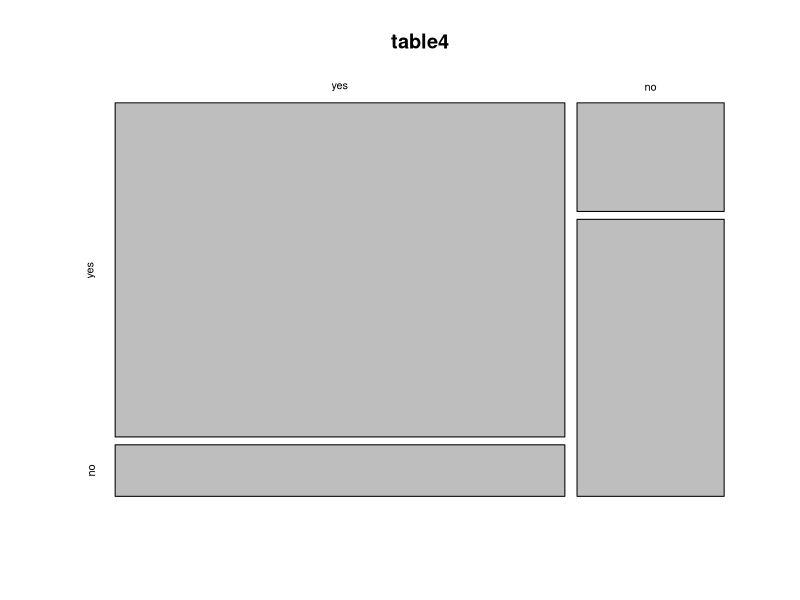
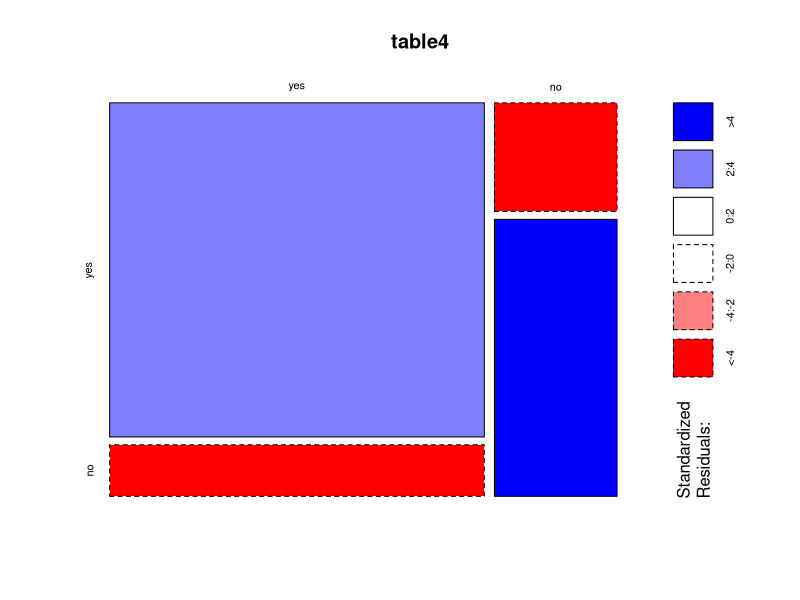
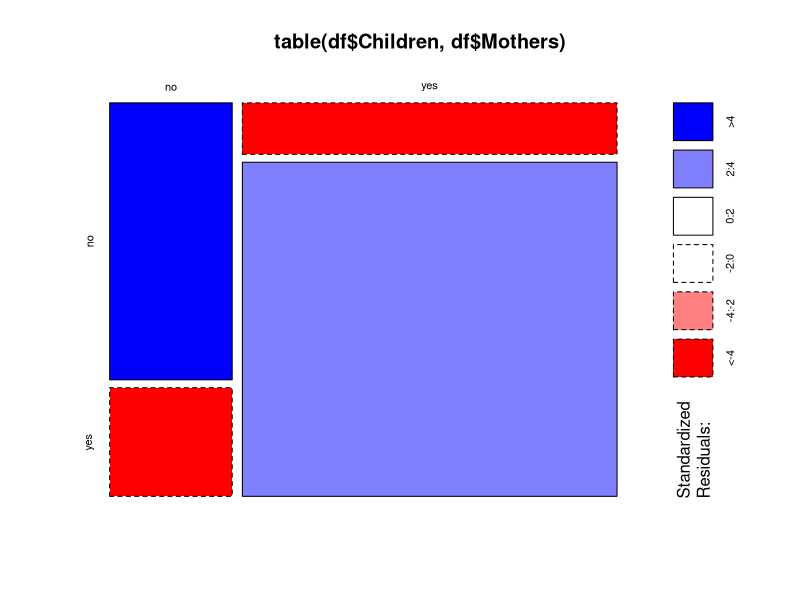
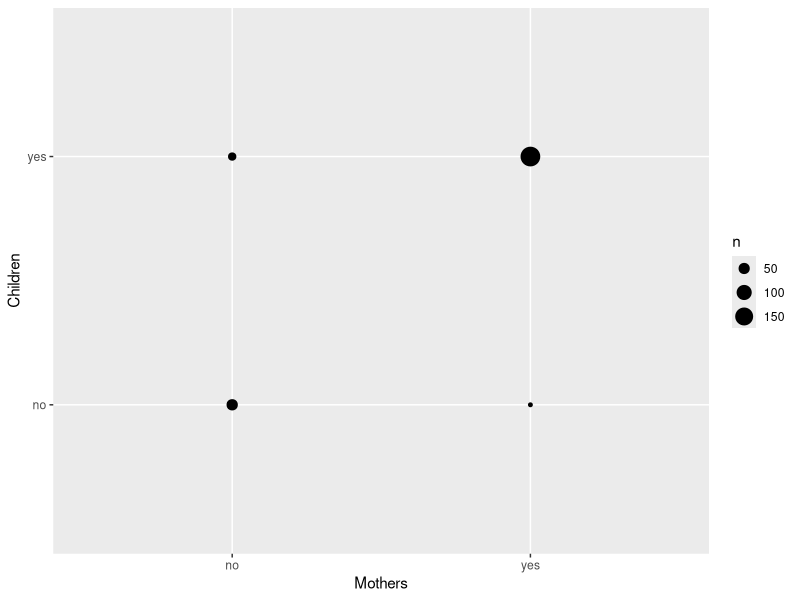

These charts were generated, in order, by the following R code:
## ---- chunk 1
table4 <- matrix(c(188, 29, 20, 51), ncol = 2, byrow = TRUE)
colnames(table4) <- c("yes","no") #mother
rownames(table4) <- c("yes", "no")#children
names(table4)[1] <- "Children"
names(table4)[2] <- "Mothers"
table4 <- as.table(table4)
table4
## ---- chunk 2
mosaicplot(table4)
## ---- chunk 3
mosaicplot(table4, shade = TRUE)
## ---- chunk 4
x <-  c()
for(row in rownames(table4)) {
    for(col in colnames(table4)) {
        x = rbind(x, matrix(rep(c(row, col), table4[row,col]), ncol = 2, byrow = TRUE))
    }
}

df <- data.frame(as.table(table4))[rep(sequence(prod(dim(table4))), 
                                        c(table4)), c(1, 2)]

df
df <-  as.data.frame(x)
## ---- chunk 5
names(df)[1] <- "Children"
names(df)[2] <- "Mothers"
## ---- chunk 6
table(df$Children, df$Mothers)
## ---- chunk 7
mosaicplot(table(df$Children,df$Mothers), 
           shade = TRUE)
## ---- chunk 8
library(tidyverse)
## ---- chunk 9
df %>% 
  ggplot(aes(x = Mothers, y = Children)) + 
  geom_count()
